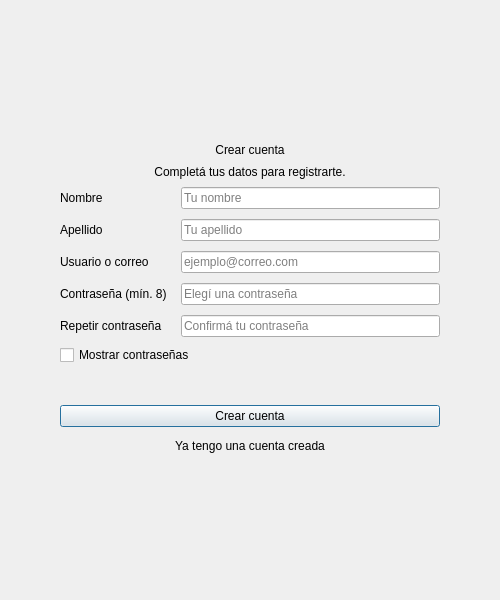
<?xml version="1.0" encoding="UTF-8"?>
<ui version="4.0">
 <class>pantalla_registro</class>
 <widget class="QWidget" name="pantalla_registro">
    <property name="geometry"><rect><x>0</x><y>0</y><width>500</width><height>600</height></rect></property>
  <property name="windowTitle"><string>Crear cuenta</string></property>
  <layout class="QVBoxLayout" name="layout_pantalla">
    <property name="leftMargin"><number>24</number></property><property name="topMargin"><number>24</number></property>
    <property name="rightMargin"><number>24</number></property><property name="bottomMargin"><number>24</number></property>
   <item alignment="Qt::AlignmentFlag::AlignCenter">
    <widget class="QFrame" name="frame_tarjeta">
      <property name="minimumSize"><size><width>440</width><height>0</height></size></property>
    <property name="maximumSize"><size><width>440</width><height>16777215</height></size></property>
     <layout class="QVBoxLayout" name="layout_tarjeta">
     <property name="leftMargin"><number>30</number></property><property name="topMargin"><number>24</number></property>
     <property name="rightMargin"><number>30</number></property><property name="bottomMargin"><number>24</number></property><property name="spacing"><number>8</number></property>
      <item><widget class="QLabel" name="label_titulo"><property name="text"><string>Crear cuenta</string></property><property name="alignment"><set>Qt::AlignmentFlag::AlignCenter</set></property></widget></item>
      <item><widget class="QLabel" name="label_subtitulo"><property name="text"><string>Completá tus datos para registrarte.</string></property><property name="alignment"><set>Qt::AlignmentFlag::AlignCenter</set></property><property name="wordWrap"><bool>true</bool></property></widget></item>
     <item>
      <layout class="QFormLayout" name="layout_formulario">
       <property name="horizontalSpacing"><number>14</number></property>
       <property name="verticalSpacing"><number>10</number></property>
       <item row="0" column="0"><widget class="QLabel" name="label_nombre"><property name="text"><string>Nombre</string></property></widget></item>
       <item row="0" column="1"><widget class="QLineEdit" name="input_nombre"><property name="placeholderText"><string>Tu nombre</string></property></widget></item>
       <item row="1" column="0"><widget class="QLabel" name="label_apellido"><property name="text"><string>Apellido</string></property></widget></item>
       <item row="1" column="1"><widget class="QLineEdit" name="input_apellido"><property name="placeholderText"><string>Tu apellido</string></property></widget></item>
       <item row="2" column="0"><widget class="QLabel" name="label_usuario"><property name="text"><string>Usuario o correo</string></property></widget></item>
       <item row="2" column="1"><widget class="QLineEdit" name="input_usuario"><property name="placeholderText"><string>ejemplo@correo.com</string></property></widget></item>
       <item row="3" column="0"><widget class="QLabel" name="label_password"><property name="text"><string>Contraseña (mín. 8)</string></property></widget></item>
       <item row="3" column="1"><widget class="QLineEdit" name="input_password"><property name="echoMode"><enum>QLineEdit::EchoMode::Password</enum></property><property name="placeholderText"><string>Elegí una contraseña</string></property></widget></item>
       <item row="4" column="0"><widget class="QLabel" name="label_confirmar_password"><property name="text"><string>Repetir contraseña</string></property></widget></item>
       <item row="4" column="1"><widget class="QLineEdit" name="input_confirmar_password"><property name="echoMode"><enum>QLineEdit::EchoMode::Password</enum></property><property name="placeholderText"><string>Confirmá tu contraseña</string></property></widget></item>
      </layout>
     </item>
      <item><widget class="QCheckBox" name="chk_mostrar_password"><property name="text"><string>Mostrar contraseñas</string></property></widget></item>
      <item><widget class="QLabel" name="label_mensaje"><property name="minimumSize"><size><width>0</width><height>24</height></size></property><property name="text"><string/></property><property name="wordWrap"><bool>true</bool></property><property name="alignment"><set>Qt::AlignmentFlag::AlignCenter</set></property></widget></item>
      <item><widget class="QPushButton" name="btn_registrar"><property name="text"><string>Crear cuenta</string></property><property name="default"><bool>true</bool></property></widget></item>
      <item><widget class="QPushButton" name="btn_volver_login"><property name="text"><string>Ya tengo una cuenta creada</string></property><property name="flat"><bool>true</bool></property></widget></item>
     </layout>
    </widget>
   </item>
  </layout>
 </widget>
 <resources/><connections/>
</ui>
